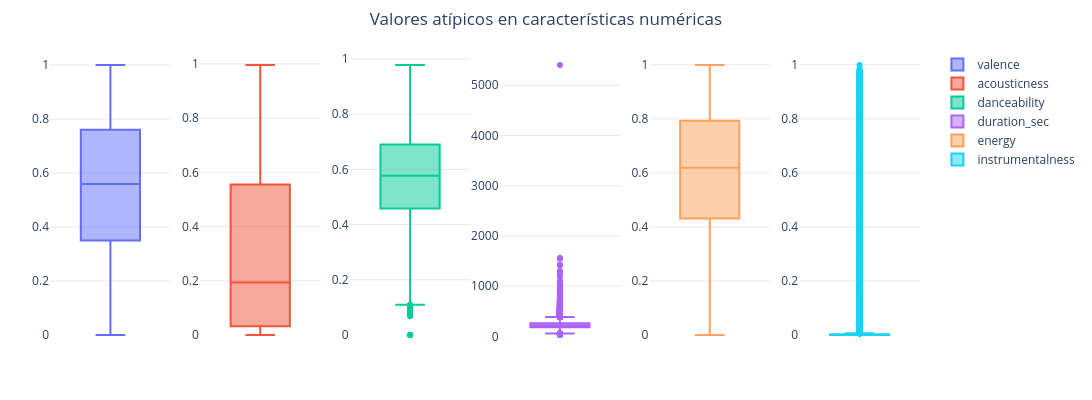

Notebook source saved alongside this figure:
### Code cell
# Detección de valores atípicos
num_cols = [
    'valence', 'acousticness', 'danceability', 
    'duration_sec', 'energy', 'instrumentalness'
]

colors = px.colors.qualitative.Plotly

rows, cols = 1, 6
fig = make_subplots(rows=rows, cols=cols)

for i, col in enumerate(num_cols):
    r = (i // cols) + 1
    c = (i % cols) + 1
    fig.add_trace(
        go.Box(
            y=df[col],
            marker_color=colors[i % len(colors)],
            showlegend=True,
            name=col
        ),
        row=r, col=c
    )

fig.update_layout(title='Valores atípicos en características numéricas')
fig = boxplot_style(fig, n_cols=cols, width=1100)
fig.show()

### Figure 1 — Plotly figure (JSON) as saved in the notebook; plotly's stock layout.template omitted (floating-point values rounded to 4 significant figures; data arrays with more than 128 entries replaced by an {"elided": "..."} marker saying what was removed)
{"data": [{"marker": {"color": "#636EFA"}, "name": "valence", "showlegend": true, "type": "box", "xaxis": "x", "y": {"elided": "28608 float values"}, "yaxis": "y"}, {"marker": {"color": "#EF553B"}, "name": "acousticness", "showlegend": true, "type": "box", "xaxis": "x2", "y": {"elided": "28608 float values"}, "yaxis": "y2"}, {"marker": {"color": "#00CC96"}, "name": "danceability", "showlegend": true, "type": "box", "xaxis": "x3", "y": {"elided": "28608 float values"}, "yaxis": "y3"}, {"marker": {"color": "#AB63FA"}, "name": "duration_sec", "showlegend": true, "type": "box", "xaxis": "x4", "y": {"elided": "28608 float values"}, "yaxis": "y4"}, {"marker": {"color": "#FFA15A"}, "name": "energy", "showlegend": true, "type": "box", "xaxis": "x5", "y": {"elided": "28608 float values"}, "yaxis": "y5"}, {"marker": {"color": "#19D3F3"}, "name": "instrumentalness", "showlegend": true, "type": "box", "xaxis": "x6", "y": {"elided": "28608 float values"}, "yaxis": "y6"}], "layout": {"height": 400, "margin": {"b": 50, "l": 50, "r": 50, "t": 50}, "paper_bgcolor": "rgba(0,0,0,0)", "plot_bgcolor": "rgba(0,0,0,0)", "title": {"text": "Valores atípicos en características numéricas", "x": 0.5}, "width": 1100, "xaxis": {"anchor": "y", "domain": [0, 0.1389], "showticklabels": false}, "xaxis2": {"anchor": "y2", "domain": [0.1722, 0.3111], "showticklabels": false}, "xaxis3": {"anchor": "y3", "domain": [0.3444, 0.4833], "showticklabels": false}, "xaxis4": {"anchor": "y4", "domain": [0.5167, 0.6556], "showticklabels": false}, "xaxis5": {"anchor": "y5", "domain": [0.6889, 0.8278], "showticklabels": false}, "xaxis6": {"anchor": "y6", "domain": [0.8611, 1], "showticklabels": false}, "yaxis": {"anchor": "x", "domain": [0, 1], "gridcolor": "lightgrey", "gridwidth": 0.5, "showgrid": true, "showticklabels": true}, "yaxis2": {"anchor": "x2", "domain": [0, 1], "gridcolor": "lightgrey", "gridwidth": 0.5, "showgrid": true, "showticklabels": true}, "yaxis3": {"anchor": "x3", "domain": [0, 1], "gridcolor": "lightgrey", "gridwidth": 0.5, "showgrid": true, "showticklabels": true}, "yaxis4": {"anchor": "x4", "domain": [0, 1], "gridcolor": "lightgrey", "gridwidth": 0.5, "showgrid": true, "showticklabels": true}, "yaxis5": {"anchor": "x5", "domain": [0, 1], "gridcolor": "lightgrey", "gridwidth": 0.5, "showgrid": true, "showticklabels": true}, "yaxis6": {"anchor": "x6", "domain": [0, 1], "gridcolor": "lightgrey", "gridwidth": 0.5, "showgrid": true, "showticklabels": true}}}
